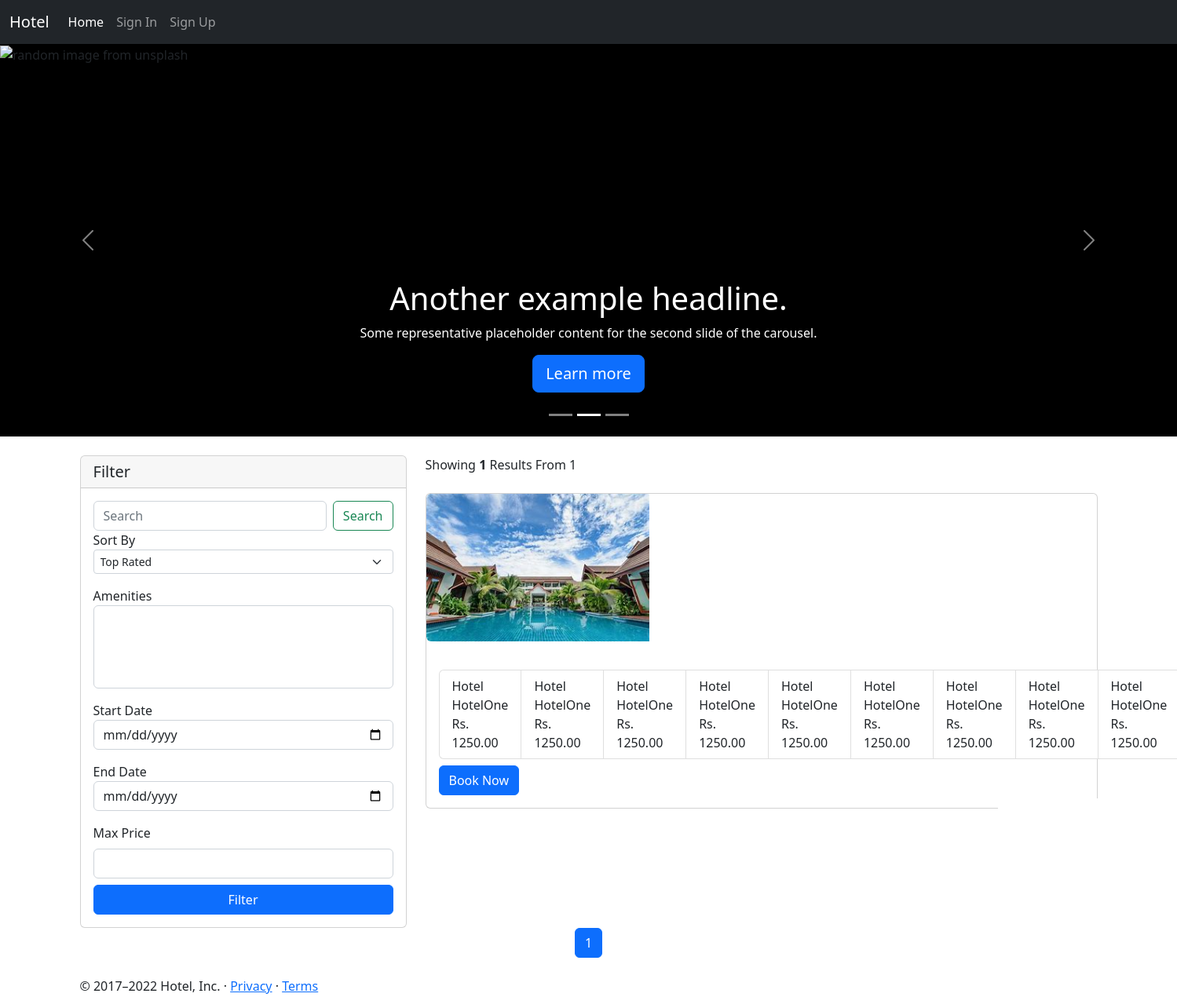
The page / on the database its author committed.
### home/models.py (models this page shows, shortened)
class Hotel(models.Model):
    location = models.ForeignKey('home.Location', on_delete=models.CASCADE)
    name            = models.CharField(max_length=100 , unique=True)
    stars           = models.PositiveSmallIntegerField(validators=[MinValueValidator(1),MaxValueValidator(5)])
    is_suspended    = models.BooleanField(default=False)
    is_premium      = models.BooleanField(default=False)
    room_count      = models.PositiveIntegerField(default=0)

class HotelImages(models.Model):
    hotel= models.ForeignKey(Hotel ,related_name="images", on_delete=models.CASCADE)
    images = models.ImageField(upload_to="hotels")

class Room(models.Model):
    class RoomType(models.TextChoices):
        STANDARD = 'Standard'
        SUPERIOR = 'Superior'
        DELUXE = 'Deluxe'
        SUITE = 'Suite'
        FAMILY = 'Family'
    hotel = models.ForeignKey(Hotel, on_delete=models.CASCADE, related_name='rooms')
    amenities = models.ManyToManyField(Amenity, related_name='room', blank=True)  # Many-to-many relation to Amenity
    room_number = models.IntegerField(default=0)
    is_Booked = models.BooleanField(default=False)
    type = models.CharField(max_length=100, choices=RoomType.choices)
    price_per_night = models.DecimalField(decimal_places=2, max_digits=10 ,  validators=[MinValueValidator(Decimal('0.01'))])

### home/views.py (the view, shortened to what this page needs)
# urls.py: path('', index, name='index'),
def index(request):
    amenities = Amenity.objects.all()
    hotels = Hotel.objects.all()
    total_hotels = len(hotels)
    selected_amenities = request.GET.getlist('selectAmenity')
    sort_by = request.GET.get('sortSelect')
    search = request.GET.get('searchInput')
    startdate = request.GET.get('startDate')
    enddate = request.GET.get('endDate')
    price = request.GET.get('price')
    if selected_amenities != []:
        hotels = hotels.filter(
            amenities__amenity_name__in=selected_amenities).distinct()
    if search:
        hotels = hotels.filter(Q(hotel_name__icontains=search)
                               | Q(description__icontains=search) | Q(amenities__amenity_name__contains=search))
    if sort_by:
        if sort_by == 'low_to_high':
            hotels = hotels.order_by('hotel_price')
        elif sort_by == 'high_to_low':
            hotels = hotels.order_by('-hotel_price')
    if price:
        hotels = hotels.filter(hotel_price__lte=int(price))
    hotels = hotels.distinct ()
    p = Paginator(hotels, 2)
    page_no = request.GET.get('page')
    hotels = p.get_page(1)
    if page_no:
        hotels = p.get_page(page_no)
    no_of_pages = list(range(1, p.num_pages+1))
    date = datetime.today().strftime('%Y-%m-%d')
    context = {'amenities': amenities, 'hotels': hotels, 'sort_by': sort_by,
               'search': search, 'selected_amenities': selected_amenities, 'no_of_pages': no_of_pages, 'max_price': price, 'startdate': startdate, "enddate": enddate, "date": date,'total_hotels':total_hotels}
    return render(request, 'home/index.html', context)

### home/templatetags/coustom_tags.py (called while the page is built)
def  modify_url(value):
    if value == '/':
        value += "?d=10"
    return value

### templates/home/index.html (shortened to what this page needs)
{% extends 'home/base.html' %}
{% load coustom_tags %}
{% block body %}
<main>
    <div id="myCarousel" class="carousel slide" data-bs-ride="carousel">
        <div class="carousel-indicators">
            <button type="button" data-bs-target="#myCarousel" data-bs-slide-to="0" class=""
                aria-label="Slide 1"></button>
            <button type="button" data-bs-target="#myCarousel" data-bs-slide-to="1" aria-label="Slide 2" class="active"
                aria-current="true"></button>
            <button type="button" data-bs-target="#myCarousel" data-bs-slide-to="2" aria-label="Slide 3"
                class=""></button>
        </div>
        <div class="carousel-inner">
            <div class="carousel-item active">
                <img src="https://unsplash.it/1400/500/?hotel" alt="random image from unsplash">
                <div class="container">
                    <div class="carousel-caption">
                        <h1>Another example headline.</h1>
                        <p>Some representative placeholder content for the second slide of the carousel.</p>
                        <p><a class="btn btn-lg btn-primary" href="#">Learn more</a></p>
                    </div>
                </div>
            </div>
        </div>
        <button class="carousel-control-prev" type="button" data-bs-target="#myCarousel" data-bs-slide="prev">
            <span class="carousel-control-prev-icon" aria-hidden="true"></span>
        </button>
        <button class="carousel-control-next" type="button" data-bs-target="#myCarousel" data-bs-slide="next">
            <span class="carousel-control-next-icon" aria-hidden="true"></span>
        </button>
    </div>
    <main>
        <div class="container mt-4">
            <div class="row margin-auto">
                <div class="col-4">
                    <div class="card">
                        <h5 class="card-header">Filter</h5>
                        <div class="card-body">
                            <form action="" class="iform-group">
                                <div class="d-flex mb-3ammeni">
                                    <input class="form-control me-2" type="search" placeholder="Search"
                                        aria-label="Search" id="searchInput" name="searchInput" >
                                    <button class="btn btn-outline-success" id="searchBtn" type="submit">Search</button>
                                </div>
                                <label for="sortSelect ">
                                    Sort By
                                </label>
                                <div class="mb-3">
                                    <select class="form-select form-select-sm" aria-label=".form-select-sm example"
                                        id="sortSelect" name="sortSelect">
                                        <option value="rated" {% if sort_by == "rated" %}{% endif %}>Top Rated</option>
                                    </select>
                                </div>
                                <label for="selectAmenity">
                                    Amenities
                                </label>
                                <select class="form-select" multiple aria-label="multiple select example"
                                    id='selectAmenity' name="selectAmenity">
                                </select>
                                <label for="startDate" class='mt-3'>
                                    Start Date
                                </label>
                                <input type="date" name="startDate" class="form-control" id="startDate"
                                    name="startDate" min='{{date}}'>
                                <label for="endDate" class="mt-3">
                                    End Date
                                </label>
                                <input type="date" name="endDate" class="form-control" id="endDate" name="endDate" min='{{date}}'>
                                <div class="mt-3">
                                    <label for="customRange2" class="form-label">Max Price</label>
                                    <input type="number" class="form-control mb-2" id="price" name="price"
                                >
                                </div>
                                <div class="d-grid">
                                    <button class="btn btn-primary d-block" type="submit">
                                        Filter
                                    </button>
                                </div>
                            </form>
                        </div>
                    </div>
                </div>
                <div class="col-8 ">
                    <div class="col-5">
                        Showing <span class="fw-bold">{{hotels|length}}</span> Results From {{total_hotels}}
                    </div>
                    <div class="">
                        {% for hotel in hotels.object_list %}
                        <div class="card mb-3 mt-4" style="max-width: 1000px;">
                            <div class="row g-0">
                                <div class="col-md-4">
                                    <a href="/hotel/{{hotel.id}}">
                                        <img src="/media/{{hotel.images.first.images}}" class="img-fluid rounded-start"
                                            alt="...">
                                    </a>
                                </div>
                                </div> <div class="col-md-8">
                                <div class="card-body">
                                    <ul class="list-group list-group-horizontal">
                                        {% for room in hotel.rooms.all %}
                                        <li class="list-group-item mt-1 mr-1">
                                            Hotel {{ hotel.name }} <br> Rs. {{ room.price_per_night }}
                                        </li>
                                        {% endfor %}
                                    </ul>
                                    <button class="btn btn-primary mt-2" type="submit">
                                        Book Now
                                    </button>
                                </div>
                            </div>
                        </div>
                        {% endfor %}
                    </div>
                </div>
            </div>
        </div>
        <nav>
            <ul class="pagination justify-content-center">
                {% for i in no_of_pages %}
                <li class="page-item"><a class="page-link {% if i == hotels.number %} active {% endif %}" href="{{request.get_full_path|modify_url}}&page={{i}}"
                >{{i}}</a></li>
                {% endfor %}
            </ul>
        </nav>
    </main>
    <footer class="container mt-4 ">
        <p class="float-end"><a href="#">Back to top</a></p>
        <p>© 2017–2022 Hotel, Inc. · <a href="#">Privacy</a> · <a href="#">Terms</a></p>
    </footer>
</main>
{% endblock body %}

### templates/home/index.html (style rules this page uses)
.carousel-item { background-color: black; height:500px; }

### rows shown on the page
Hotel: images.first.images (picture), name "HotelOne"
Room: price_per_night "1250.00"
Room: price_per_night "1250.00"
Room: price_per_night "1250.00"
Room: price_per_night "1250.00"
Room: price_per_night "1250.00"
Room: price_per_night "1250.00"
Room: price_per_night "1250.00"
Room: price_per_night "1250.00"
Room: price_per_night "1250.00"

### other values the page prints
{{ hotels|length }} "1"
{{ total_hotels }} "1"
{{ i }} "1"
